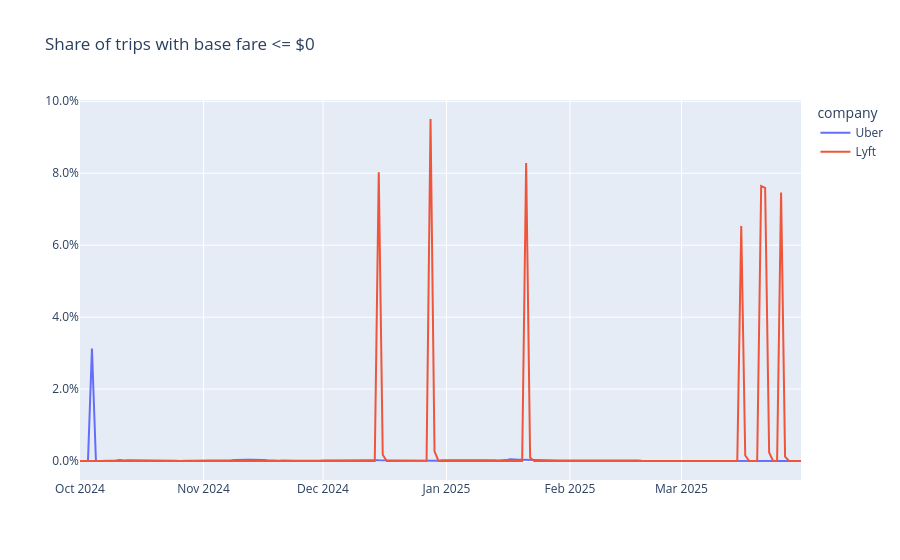

Notebook code for this chart:
### Markdown cell above
## 6. Lyft zero-fare trips spike in some months

### Code cell
zero = con.execute(f"""
    select cast(pickup_datetime as date) as day, {COMPANY} as company,
           count(*) filter (where base_passenger_fare <= 0) as zero_fare_trips,
           count(*) as trips
    from {RAW}
    group by 1, 2 order by 1
""").df()
zero["zero_fare_share"] = zero["zero_fare_trips"] / zero["trips"]
px.line(zero, x="day", y="zero_fare_share", color="company", title="Share of trips with base fare <= $0",
        labels={"zero_fare_share": "", "day": ""}).update_yaxes(tickformat=".1%").show()

### Figure 1 — Plotly figure (JSON) as saved in the notebook; plotly's stock layout.template omitted (floating-point values rounded to 4 significant figures; data arrays with more than 128 entries replaced by an {"elided": "..."} marker saying what was removed)
{"data": [{"hovertemplate": "company=Uber<br>=%{y}<extra></extra>", "legendgroup": "Uber", "line": {"color": "#636efa", "dash": "solid"}, "marker": {"symbol": "circle"}, "mode": "lines", "name": "Uber", "orientation": "v", "showlegend": true, "type": "scatter", "x": {"elided": "182 str values"}, "xaxis": "x", "y": {"elided": "182 float values"}, "yaxis": "y"}, {"hovertemplate": "company=Lyft<br>=%{y}<extra></extra>", "legendgroup": "Lyft", "line": {"color": "#EF553B", "dash": "solid"}, "marker": {"symbol": "circle"}, "mode": "lines", "name": "Lyft", "orientation": "v", "showlegend": true, "type": "scatter", "x": {"elided": "182 str values"}, "xaxis": "x", "y": {"elided": "182 float values"}, "yaxis": "y"}], "layout": {"legend": {"title": {"text": "company"}, "tracegroupgap": 0}, "title": {"text": "Share of trips with base fare <= $0"}, "xaxis": {"anchor": "y", "domain": [0, 1], "title": {"text": ""}}, "yaxis": {"anchor": "x", "domain": [0, 1], "tickformat": ".1%", "title": {"text": ""}}}}
